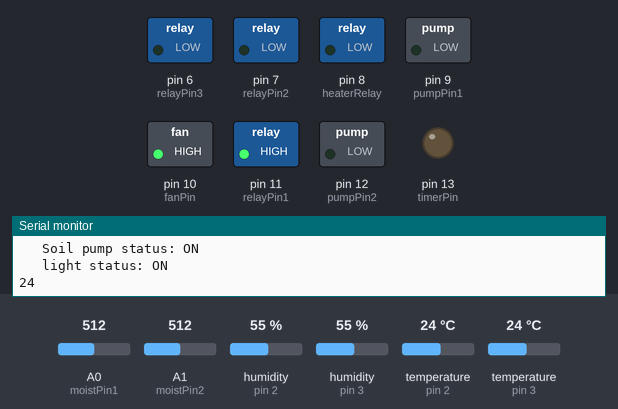
This sketch was run on a simulated Arduino Uno, built with avr-gcc and run on an emulated ATmega328P. Shown: switched loads named in the sketch (green lamp = pin HIGH), output pins drawn as LEDs (lit = HIGH), the last lines printed to the serial monitor. Inputs (shaded band) come from the test bench; at power-on: temperature (sensors on pin 2, pin 3) 24 °C, A0 (moistPin1) = 512, A1 (moistPin2) = 512, humidity (sensors on pin 2, pin 3) 55 %. The local clock reads 2024-03-15 10:24:30 at power-on unless the sketch sets it.

Above: at 2.9 s.
3.0 s: temperature (sensor on pin 2) set to 20 °C
At 5.6 s:
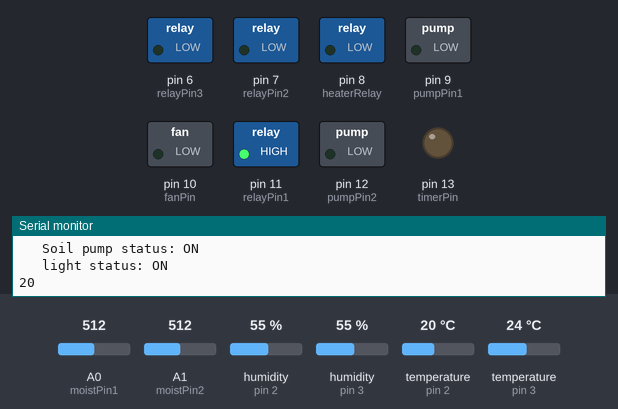
7.8 s: A0 (moistPin1) set to 487
At 9.5 s:
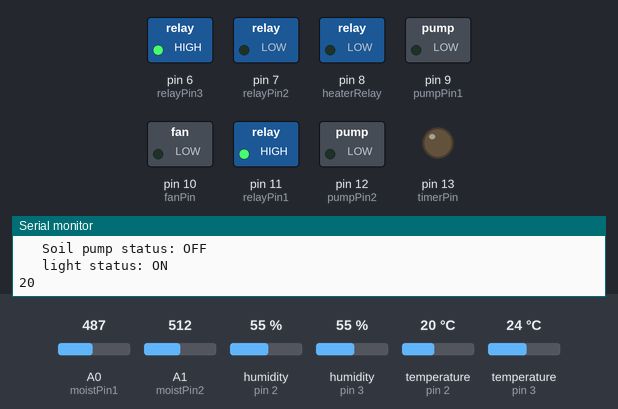
9.9 s: temperature (sensor on pin 2) set to 12 °C
At 11.7 s:
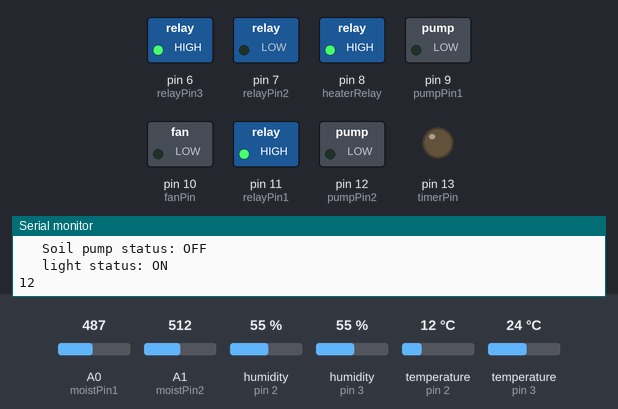
12.1 s: A0 (moistPin1) set to 716
At 13.9 s:
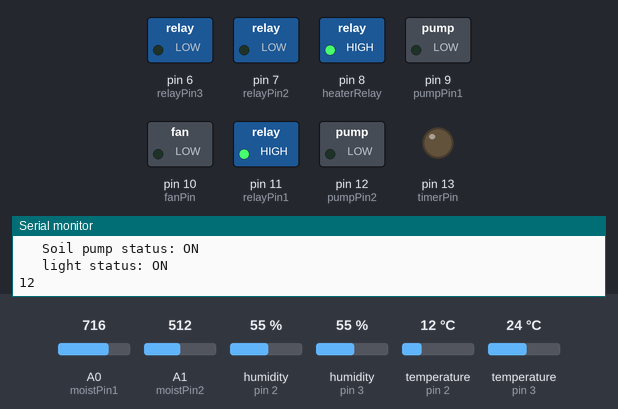
14.2 s: temperature (sensor on pin 2) set to 18 °C
17.0 s: temperature (sensor on pin 2) set to 21 °C
At 21.0 s:
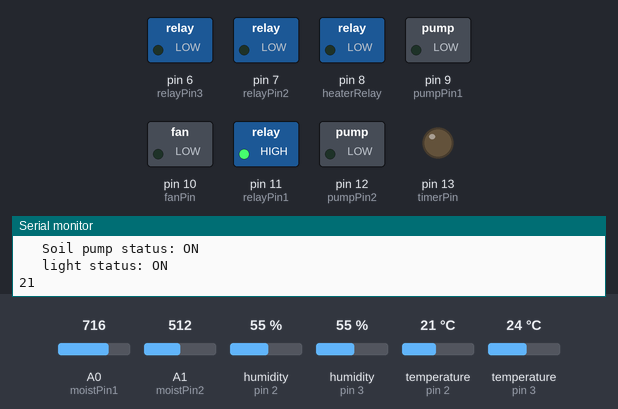
Timing chart, 0 to 22.5 s (numbered marks = the images above; inputs shaded):
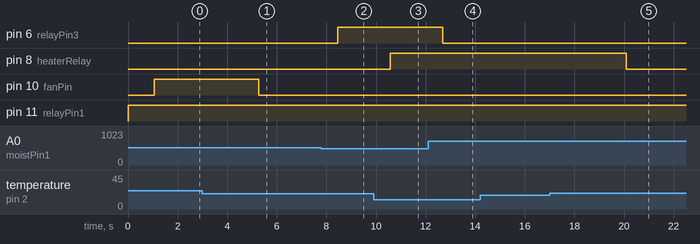

The sketch:

indoduino_2_0.ino
```cpp
#include "DHT.h"

#define DHTPIN1 2
#define DHTPIN2 3

#define DHTTYPE DHT11

DHT dht1(DHTPIN1, DHTTYPE);

DHT dht2(DHTPIN2, DHTTYPE);

#include <Wire.h>
#include "RTClib.h"


RTC_DS1307 RTC;

const int moistPin1 = A0;     // moisture sensor pin
const int moistPin2 = A1;     // sencond moisture sensor pin
const int relayPin1 = 11;     // light relay pin
const int relayPin2 = 7;     //watering spike pumps
const int relayPin3 =  6;
const int timerPin = 13;       // Timer LED.
const int fanPin = 10;
const int heaterRelay = 8;
const int pumpPin1 = 9; //aquaponics pumps
const int pumpPin2 = 12; //aquaponics pumps
int inByte = 0;
int lightState = 0;
int moistState1 = 0;
int moistState2 = 0;
      // variables for reading the moisture sensor, light, and pump statuses
int pumpState1 = 0;
int pumpState2 = 0;
int heatState = 0;
int pumpTimer = LOW;
int Hour = 0;
int Minute = 0;
int fanState = 0;
int Temp = 0;
int Read1 = 0;

int Read2 = 0;

int Read3 = 0;


long previousMillis = 0;


long interval = 43200000;   // 12 hours

void setup() {
  Serial.begin(57600);
  // initialize the relay pins as outputs:
  pinMode(relayPin1, OUTPUT);
  pinMode(relayPin2, OUTPUT);
  pinMode(relayPin3, OUTPUT);
  pinMode(timerPin, OUTPUT);
  pinMode(heaterRelay, OUTPUT);
  // initialize the moisture sensors pins as inputs:
  pinMode(moistPin1, INPUT);
  pinMode(moistPin2, INPUT);
 pinMode(fanPin, OUTPUT);
 pinMode(pumpPin1, OUTPUT);
  pinMode(pumpPin2, OUTPUT);

  digitalWrite(relayPin2, LOW);
  digitalWrite(relayPin3, LOW);


  digitalWrite(heaterRelay, LOW);


    Wire.begin();
    RTC.begin();
    if (! RTC.isrunning()) {
    Serial.println("RTC is NOT running!");
  }


 // following line sets the RTC to the date & time this sketch was compiled

  //RTC.adjust(DateTime(__DATE__, __TIME__));
}
void loop(){


   DateTime now = RTC.now();

      Hour = now.hour();
    Minute = now.minute();


   if (Hour > 6 && Hour < 19)
  digitalWrite(relayPin1, HIGH);
else
digitalWrite(relayPin1, LOW);


  float h1 = dht1.readHumidity();
  float t1 = dht1.readTemperature();
  float h2 = dht2.readHumidity();
  float t2 = dht2.readTemperature();

Read1 = dht1.readTemperature();
delay(500);
Read2 = dht1.readTemperature();
delay(500);
Read3 = dht1.readTemperature();

Temp = (Read1 + Read2 + Read3)/3;


   if (Temp < 20) {
    digitalWrite(heaterRelay, HIGH);


  }
 else if (Temp > 26 || h1 > 54 && Temp > 21) {
    digitalWrite(fanPin, HIGH);

  }
  else {
  digitalWrite(fanPin, LOW);
    digitalWrite(heaterRelay, LOW);
  }


  // read the state of the moisture sensor value:
  moistState1 = analogRead(moistPin1);
  moistState2 = analogRead(moistPin2);
  // check if the sensors are high.

  if (moistState1 >= 500 )

    digitalWrite(relayPin3, LOW);
  else
    digitalWrite(relayPin3, HIGH);


  //repeat process above with second sensor.
 // if (moistState2 >= 500)

  //  digitalWrite(relayPin2, LOW);

//  else
 //   digitalWrite(relayPin2, HIGH);


    if (Minute < 15)
    {

    digitalWrite(pumpPin1, HIGH);
    digitalWrite(pumpPin2, HIGH);
    }

    else
    {

    digitalWrite(pumpPin1, LOW);
    digitalWrite(pumpPin2, LOW);
    }


  // from here on is the timer for the lights.
  // as you can see above i have a VERY high number
  // as my time interval. that is because arduino
  // counts time in milliseconds.
  // that number is 12 hours worth of milliseconds and, of corse, light.
    unsigned long currentMillis = millis();
    /*

  if(currentMillis - previousMillis > interval) {
    previousMillis = currentMillis;

    if (lightState == LOW)
      lightState = HIGH;
    else
      lightState = LOW;

    // set the light relay with the ledState of the variable:
    digitalWrite(relayPin1, lightState);
  }


  */


  // i call this the oven timer. when the lights have gone through
  // an 8 week cycle it will turn on an LED to let you know to start
  // looking for signs of a good harvest.
  if(currentMillis > interval * 112) {
    digitalWrite(timerPin, HIGH);
    delay(100);
    digitalWrite(timerPin, LOW);
    Serial.print(" DING! Fries are done!     ");
    Serial.print("\n");    //should occurr on the 56th day.

  }
  else
    digitalWrite(timerPin, LOW);


 // if (Serial.available() > 0) {


   // inByte = Serial.read();

    Serial.println();

Serial.print(now.year(), DEC);
    Serial.print('/');
    Serial.print(now.month(), DEC);
    Serial.print('/');
    Serial.print(now.day(), DEC);
    Serial.print(' ');
    Serial.print(now.hour(), DEC);
    Serial.print(':');
    Serial.print(now.minute(), DEC);
    Serial.print(':');
    Serial.print(now.second(), DEC);
    Serial.println();


    if (currentMillis <= 3600000){
      Serial.print("minutes: ");
      Serial.print(((currentMillis)/1000)/60)/60;
    }
    else if (currentMillis >= 3600000){
      Serial.print("Hour: ");
      Serial.print((((currentMillis)/1000)/60)/60)/60;
    }
    else
    {
      Serial.print("day: ");
      Serial.print(((((currentMillis)/1000)/60)/60)/60)/24;
    }


    Serial.print("\n");
    if (digitalRead(pumpPin1) == 1)

    Serial.print("\t Aquaponics pumps: ON");
    else
    Serial.print("\t Aquaponics pumps: OFF");
    Serial.print("\n");


    if (moistState2 > 950) {
    Serial.println("\t Grow bed empty!");
    }
    else if (moistState2 < 950 && moistState2 > 350) {
      Serial.println("\t Grow bed filling!");
    }
    else {
      Serial.println("\t Grow bed full!");
    }


    Serial.print("\n");
    Serial.print("\t Soil 1 state:");
    Serial.println(moistState1);
    Serial.print("\n");
/*
    Serial.print("\t Soil 2 state:");


    Serial.print(moistState2);
 */


    Serial.print("\t humidity 1: ");
    Serial.print(h1);
    Serial.print("%\t");
    Serial.print("\n");
    Serial.print("\t humidity 2: ");
    Serial.print(h2);
    Serial.print("%\t");
    Serial.print("\n");
    Serial.print("\t temp 1: ");
    Serial.print((t1 * 1.8) + 32);
    Serial.print("\n");
    Serial.print("\t temp 2: ");
    Serial.print((t2* 1.8) + 32);

     Serial.print("\n");

int heatstate = digitalRead(heaterRelay);

if(heatstate == LOW)
Serial.print("\t Heater status: OFF");

else
 Serial.print("\t Heater status: ON");


   Serial.print("\n");
    fanState = (digitalRead(10));
    if(fanState == LOW) {
      Serial.print("\t Fan status: OFF");

      Serial.print("\n");
    }
    else if(fanState == HIGH)
    {
      Serial.print("\t Fan status: ON");

      Serial.print("\n");
    }
    pumpState1 = map(digitalRead(6), 0, 1, 0, 1);
    pumpState2 = map(digitalRead(7), 0, 1, 0, 1);
    lightState = (digitalRead(relayPin1));
    if(pumpState1 == 0)
      Serial.print("\t Soil pump status: ON");

    else

      Serial.print("\t Soil pump status: OFF");

    Serial.print("\n");
/*
    if(pumpState2 == 0)
      Serial.print("\t pump 2 status: ON");

    else if(pumpState2 == 1)
      Serial.print("\t pump 2 status: OFF");
*/


    lightState = (digitalRead(relayPin1));

    if(lightState == 1)
    Serial.print("\t light status: ON");
    else
    Serial.print("\t light status: OFF");


   Serial.print("\n");
   // Serial.println(analogRead(A0));
Serial.print(Temp);

  }
```

Measured:
- the behaviour switches between 22 and 21 °C on temperature (sensor on pin 2) (found by bisection; images 0 and 1)
- the behaviour switches between 500 and 499 on A0 (moistPin1) (found by bisection; images 1 and 2)
- the behaviour switches between 19 and 20 °C on temperature (sensor on pin 2) (found by bisection; images 4 and 5)
- after the input at 3.0 s, pin 10 (fanPin): HIGH → LOW after 2.3 s
- after the input at 7.8 s, pin 6 (relayPin3): LOW → HIGH after 0.66 s
- after the input at 9.9 s, pin 8 (heaterRelay): LOW → HIGH after 0.67 s
- after the input at 12.1 s, pin 6 (relayPin3): HIGH → LOW after 0.59 s
- after the input at 17.0 s, pin 8 (heaterRelay): HIGH → LOW after 3.1 s
